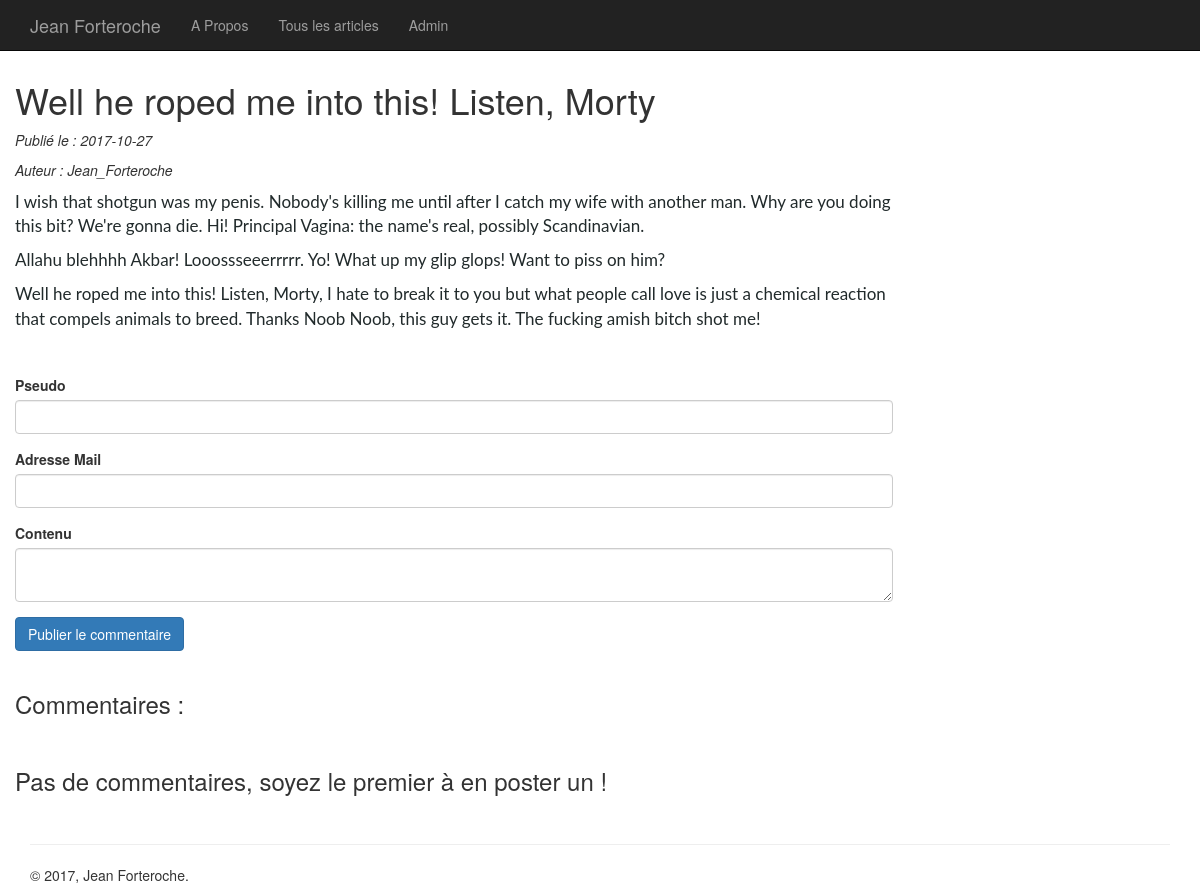
The app's page /Projet3/public/index.php?p=article&id=27 with its own data.
### tables this page shows
CREATE TABLE `articles` (
  `id` int(11) NOT NULL,
  `etat` int(11) NOT NULL DEFAULT '1',
  `titre` varchar(255) NOT NULL,
  `contenu` text NOT NULL,
  `dateAjout` date NOT NULL,
  `auteur` int(11) NOT NULL DEFAULT '1',
  `dateModif` date DEFAULT NULL
);

CREATE TABLE `users` (
  `id` int(11) NOT NULL,
  `pseudo` varchar(255) NOT NULL,
  `nom` varchar(255) NOT NULL,
  `prénom` varchar(255) NOT NULL,
  `mail` varchar(255) NOT NULL,
  `mdp` varchar(255) NOT NULL
);

### Projet3/core/Controller/Controller.php (called while the page is built, shortened)
<?php
class Controller
{
  protected $viewPath;
  protected function render($view, $variables = [])
  {
    extract($variables);
    require($this->viewPath . str_replace('.', '/', $view) . '.php');
  }
}
 ?>

### Projet3/app/Controller/ArticlesController.php (called while the page is built, shortened)
<?php
class ArticlesController extends AppController
{
  public function show()
  {
    $article = $this->Article->find($_GET['id']);
    $commentaires = $this->Commentaire->comments($_GET['id']);
    $form = new \Core\HTML\BootstrapForm();
    $this->render('articles.article', compact('article', 'form', 'commentaires'));
  }
}
 ?>

### Projet3/core/Table/Table.php (called while the page is built, shortened)
<?php
class Table
{
  protected $db;
  public function __construct(\Core\Database\Database $db)
    {
      $this->db = $db;
    }
   public function query($statement, $attributes = null, $one = false)
   {
     if ($attributes)
     {
       return $this->db->prepare($statement, $attributes, str_replace('Table', 'Entity', get_class($this)), $one);
     }
     else
     {
      return $this->db->query($statement, str_replace('Table', 'Entity', get_class($this)), $one);
     }
   }
   public function find($id)
   {
     return $this->query('SELECT articles.id, articles.titre, articles.auteur, articles.etat, articles.contenu, articles.dateAjout, articles.dateModif, users.pseudo
     FROM articles
     INNER JOIN users ON articles.auteur = users.id
     WHERE articles.id = ?', [$id], true);
   }
}
 ?>

### Projet3/core/Database/MysqlDatabase.php (called while the page is built, shortened)
<?php
class MysqlDatabase extends Database
{
  private $db_name,
          $db_user,
          $db_pass,
          $db_host,
          $pdo;
  public function __construct($db_name, $db_user = 'root', $db_pass = '', $db_host = 'localhost')
  {
    $this->db_name = $db_name;
    $this->db_user = $db_user;
    $this->db_pass = $db_pass;
    $this->db_host = $db_host;
  }
  private function getPDO()
  {
    if ($this->pdo === null)
    {
      $pdo = new PDO('mysql:dbname=' . $this->db_name . ';host=' . $this->db_host, $this->db_user, $this->db_pass);
      $pdo->setAttribute(PDO::ATTR_ERRMODE, PDO::ERRMODE_EXCEPTION);
      $this->pdo = $pdo;
    }
    return $this->pdo;
  }
  public function prepare($statement, $attributes, $class_name = null, $one = false)
  {
      $req = $this->getPDO()->prepare($statement);
      $exec = $req->execute($attributes);
      if (is_null($class_name))
      {
        $req->setFetchMode(PDO::FETCH_OBJ);
      }
      else
      {
       $req->setFetchMode(PDO::FETCH_CLASS, $class_name);
      }
      if ($one)
      {
        $datas = $req->fetch();
      }
      else
      {
        $datas = $req->fetchAll();
      }
      return $datas;
  }
}
 ?>

### Projet3/app/Autoloader.php (called while the page is built, shortened)
<?php
class Autoloader
{
  static function autoload($class)
  {
    if (strpos($class, __NAMESPACE__ . '\\') === 0)
    {
      $class = str_replace(__NAMESPACE__ . '\\', '', $class);
      $class = str_replace('\\', '/', $class);
    }
  }
}
 ?>

### Projet3/core/Autoloader.php (called while the page is built, shortened)
<?php
class Autoloader
{
  static function autoload($class)
  {
    if (strpos($class, __NAMESPACE__ . '\\') === 0)
    {
      $class = str_replace(__NAMESPACE__ . '\\', '', $class);
      $class = str_replace('\\', '/', $class);
    }
  }
}
 ?>

### Projet3/app/Table/CommentaireTable.php (called while the page is built, shortened)
<?php
class CommentaireTable extends Table
{
   public function comments($id)
   {
     return $this->query('SELECT commentaires.id, commentaires.pseudo, commentaires.mail, commentaires.contenu, commentaires.date
    FROM commentaires
    INNER JOIN articles ON articles.id = commentaires.article #\'commentaire.article\' est l\'id de l\'article auquel fait reference le commentaire*/
    WHERE articles.id= ? AND commentaires.etat != 3 ORDER BY id DESC', [$id]);
   }
}
 ?>

### Projet3/app/Views/articles/article.php (the view, shortened to what this page needs)
<h1><?= $article->titre; ?></h1>
<p><em>Publié le : <?= $article->dateAjout; ?></em></p>
<p><em>Auteur : <?= $article->pseudo; ?></em></p>
<p><?= $article->contenu; ?></p>
<div class="form-group">
<form method="post">
<?= $form->input('pseudo', 'Pseudo');  ?>
<?= $form->input('mail', 'Adresse Mail');  ?>
<?= $form->input('contenu', 'Contenu', ['type' => 'textarea']);  ?>
<button class="btn btn-primary" >Publier le commentaire</button>
</form>
</div>
<h3>Commentaires :</h3>
<?php if ($commentaires != null): ?>
<?php foreach($commentaires as $commentaire):  ?>
<p> <strong> Pseudo : </strong><?= $commentaire->pseudo; ?><strong> Mail : </strong><?= $commentaire->mail; ?></p>
<p><strong>Date : </strong>Date : <?= $commentaire->date; ?></p>
<p><strong>Commentaire : </strong><?= $commentaire->contenu; ?></p>
<form action="/index.php?p=report" method="post">
<input type="hidden" name="idcomm" value="<?= $commentaire->id; ?>"></input>
<input type="hidden" name="idarticle" value="<?= $article->id; ?>"></input>
<button class="btn btn-secondary" >Signaler</button>
</form>
</br>
<?php endforeach; ?>
<?php else: ?>
<h3>Pas de commentaires, soyez le premier à en poster un !</h3>
<?php endif; ?>

### Projet3/app/Views/templates/allarticles.php (style rules this page uses)
body { padding-top: 60px; }

### records on screen
articles: titre "Well he roped me into this! Listen, Morty", dateAjout "2017-10-27", auteur.pseudo "Jean_Forteroche", contenu "I wish that shotgun was my penis. Nobody's killing me until after I catch my wife with another man. Why are you doing this bit? We're gonna die. Hi! Principal Vagina: the name's real, possibly Scandinavian. Allahu blehhhh Akbar! Looossseeerrrrr. Yo! What up my glip glops! Want to piss on him? Well he roped me into this! Listen, Morty, I hate to break it to you but what people call love is just a chemical reaction that compels animals to breed. Thanks Noob Noob, this guy gets it. The fucking amish bitch shot me!"

### other values on screen
$label "Pseudo Adresse Mail Contenu"
